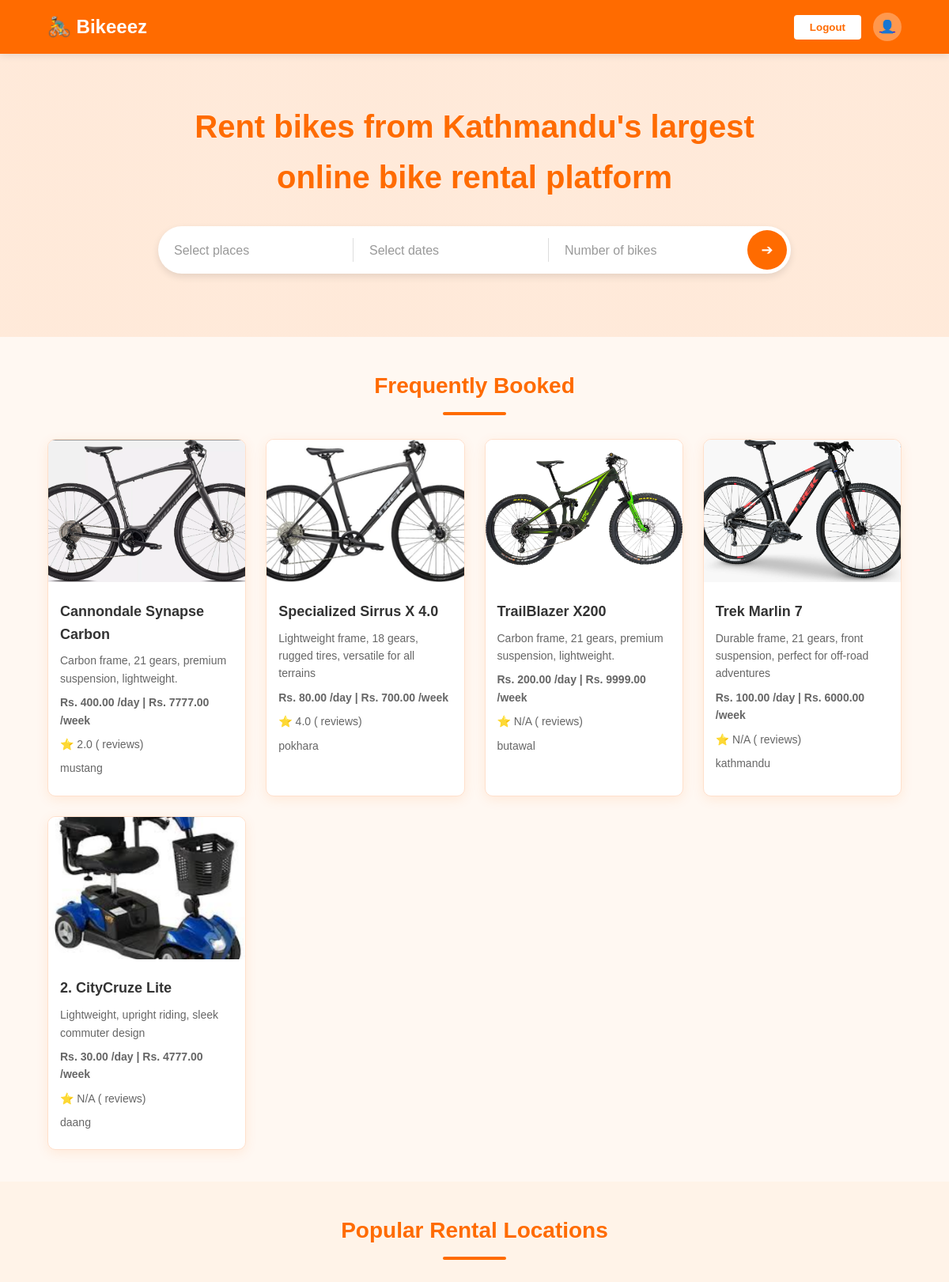
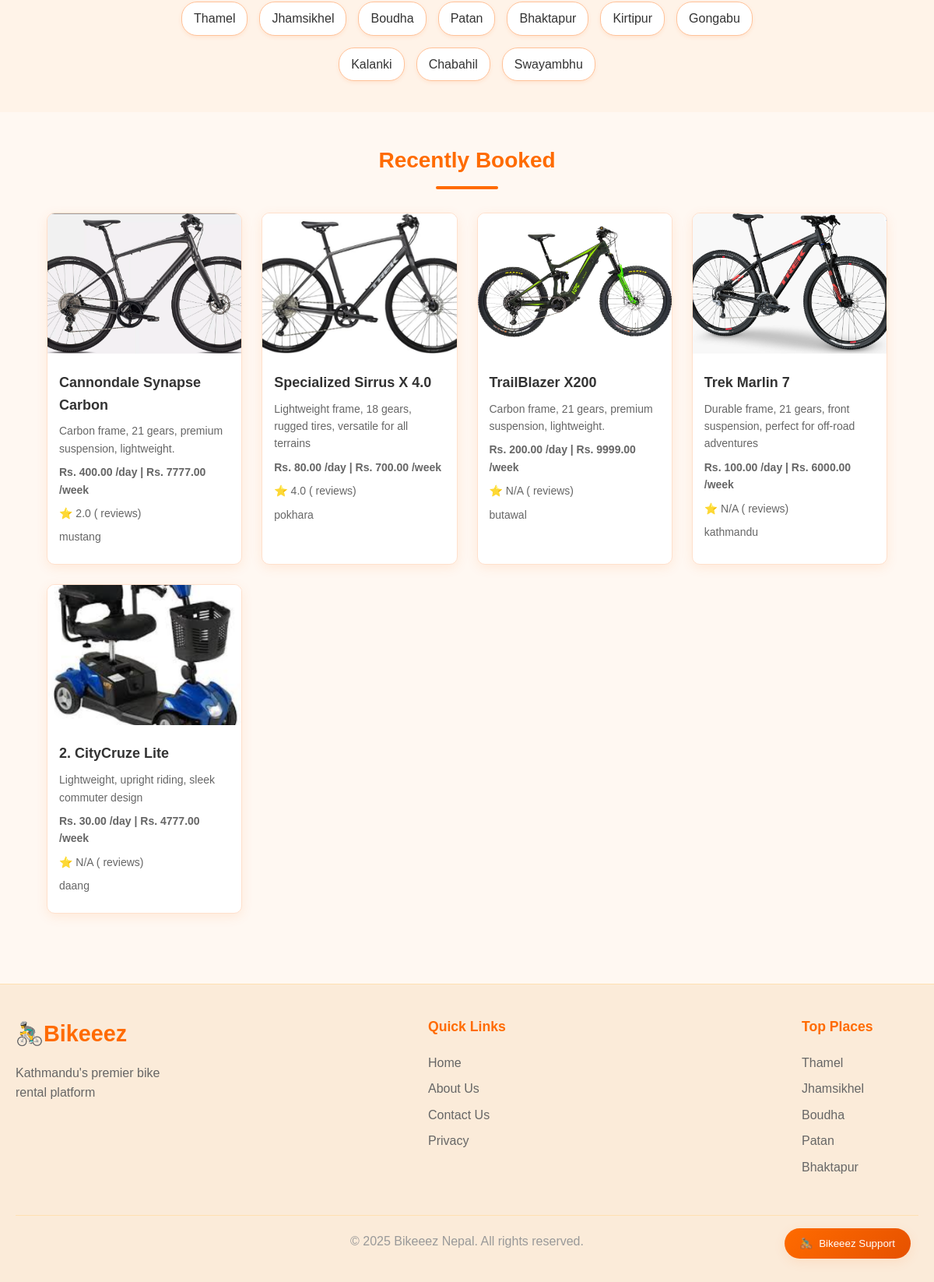
/home/ (signed in), run on an earlier commit of the app's database (2 pictures, top to bottom).
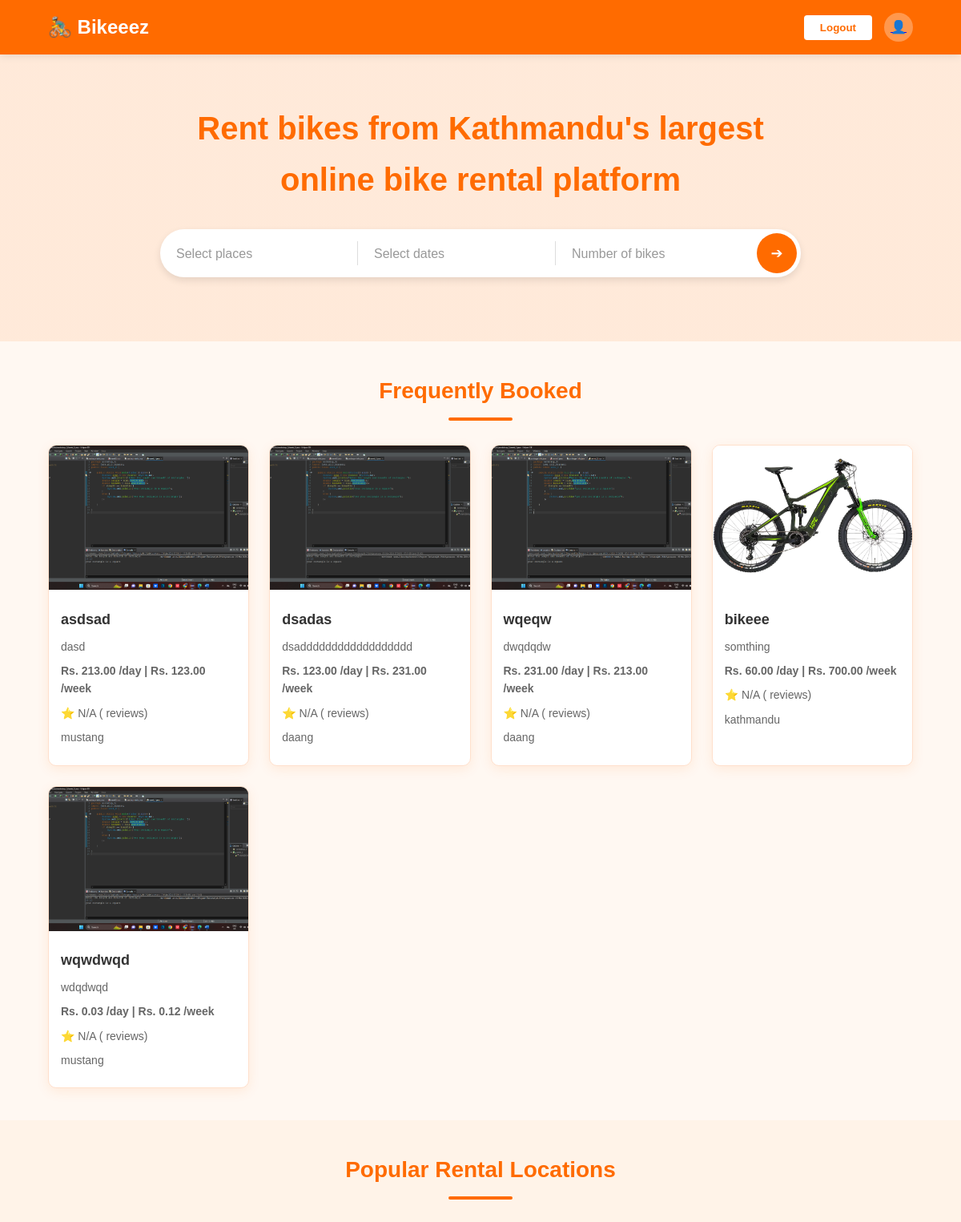
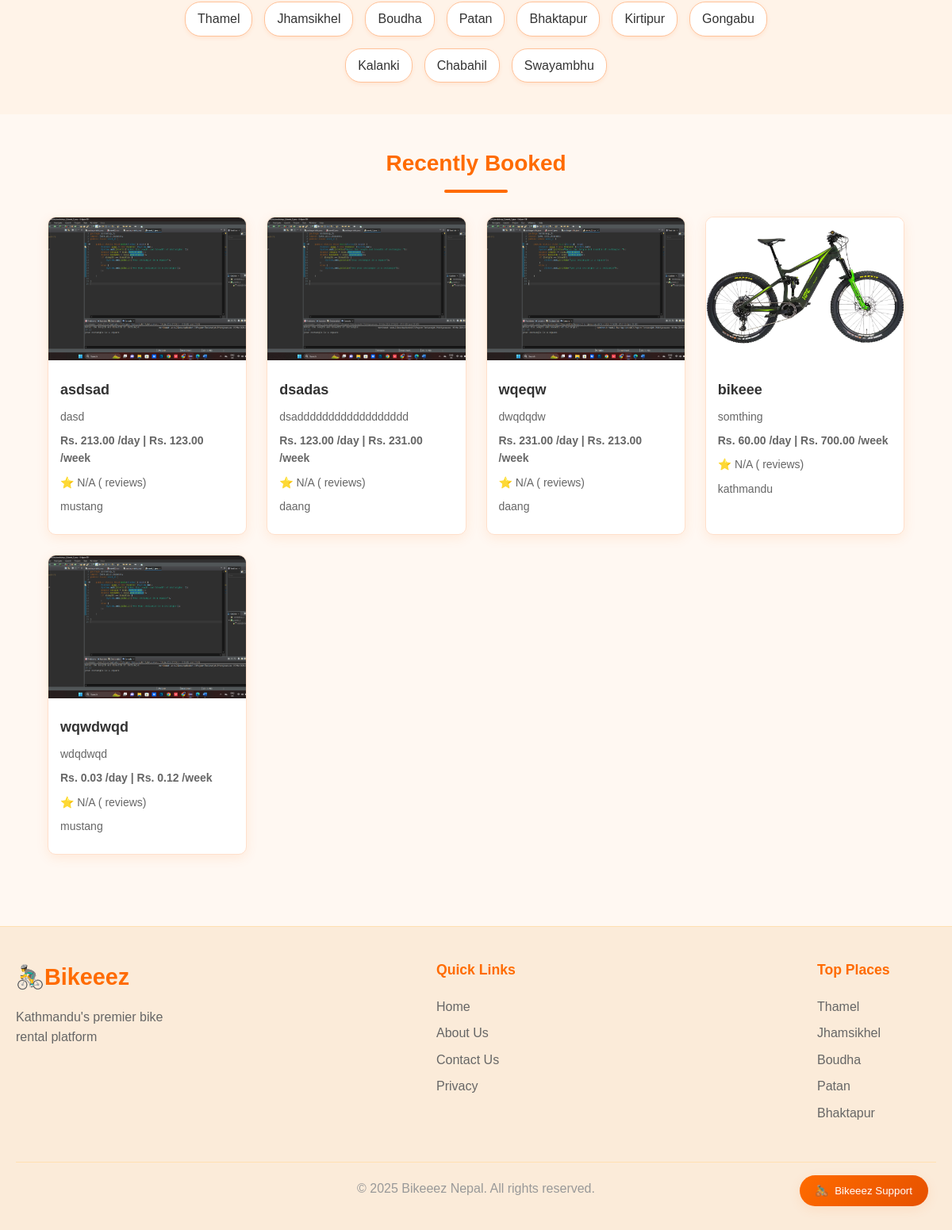
And on a later commit of the database (2 pictures, top to bottom).
### bikes/models.py (models this page shows, shortened)
class Bikes(models.Model):
    name = models.CharField(max_length = 100)
    description = models.TextField(blank = True)
    short_description = models.TextField(blank = True)
    category = models.CharField(max_length=50, choices=[
        ('mountain','Mountain'),
        ('city','City'),
        ('electric', 'Electric'),
        ('road','Road'),
        ('hybrid','Hybrid'),
    ])
    image = models.ImageField(upload_to = 'bike_image/', null=True, blank=True)
    daily_rate = models.DecimalField(max_digits=6, decimal_places=2)
    weekly_rate = models.DecimalField(max_digits=6, decimal_places=2)
    is_available = models.BooleanField(default = True)
    location = models.CharField(max_length=100, blank=True)
    rating = models.FloatField(default = 0)
    quantity = models.PositiveIntegerField(default=1)
    created_at = models.DateTimeField(auto_now_add=True)
    updated_at = models.DateTimeField(auto_now = True)
    def __str__(self):
        return self.name

### loginsignup/views.py (the view)
# urls.py: path('home/', include('bikes.urls')),
@login_required
def home(request):
    return bike_list(request)

### bike_rental/templates/home.html (shortened to what this page needs)
{% load static %}
<!DOCTYPE html>
<html lang="en">
<head>
  <link rel="stylesheet" href="https://cdn.jsdelivr.net/npm/flatpickr/dist/flatpickr.min.css" />
  <link rel="stylesheet" href="{% static 'css/style.css' %}" />
</head>
<body>
  <header class="header">
    <div class="logo">🚴‍♂️ <b>Bikeeez</b></div>
    <div class="language-currency">
      <div class="language-currency">
        <button type="button" class="loginBtn" data-url="{% url 'logout' %}" onclick="redirectToLogout()">
            Logout
        </button>
    </div>
      <a href="{% url 'profile' %}">
        <div class="user-icon">👤</div>
    </a>
    </div>
  </header>
  <section class="hero">
    <h1 style="color: #ff6b00; font-weight: bolder">
      Rent bikes from Kathmandu's largest online bike rental platform
    </h1>
    <div class="search-box">
      <div class="search-container">
        <div class="search-item">
          <input type="text" placeholder="Select places" />
        </div>
        <div class="search-item">
          <input type="text" id="dateRange" class="date-range-box" placeholder="Select dates" />
        </div>
        <div class="search-item">
          <input type="number" placeholder="Number of bikes" min="1" />
        </div>
        <button class="search-btn">➔</button>
      </div>
    </div>
  </section>
  <section class="frequently-booked">
    <h2>Frequently Booked</h2>
    <div class="card-container">
      <div class="card">
        {% if random_bikes|length > 0 %}
        <a href="{% url 'Booking' random_bikes.0.id %}"style="text-decoration: none; color: inherit;">
        <img src="{{ random_bikes.0.image.url }}" alt="{{ random_bikes.0.name }}" />
        <div class="card-content">
          <h3>{{ random_bikes.0.name }}</h3>
          <p>{{ random_bikes.0.short_description | default:"No description available." }}</p>
          <p class="price">
            Rs. {{ random_bikes.0.daily_rate }} /day | Rs. {{ random_bikes.0.weekly_rate }} /week
          </p>
          <p class="rating">
            ⭐ {{ random_bikes.0.rating | default:"N/A" }} ({{ random_bikes.0.reviews_count }} reviews)
          </p>
          <p class="location">
            {{ random_bikes.0.location | default:"Location not available" }}
          </p>
        </div>
        </a>
        {% else %}
        <p>No bike data available.</p>
        {% endif %}
      </div>
      <div class="card">
        {% if random_bikes|length > 1 %}
        <a href="{% url 'Booking' random_bikes.1.id %}"style="text-decoration: none; color: inherit;">
        <img src="{{ random_bikes.1.image.url }}" alt="{{ random_bikes.1.name }}" />
        <div class="card-content">
          <h3>{{ random_bikes.1.name }}</h3>
          <p>{{ random_bikes.1.short_description | default:"No description available." }}</p>
          <p class="price">
            Rs. {{ random_bikes.1.daily_rate }} /day | Rs. {{ random_bikes.1.weekly_rate }} /week
          </p>
          <p class="rating">
            ⭐ {{ random_bikes.1.rating | default:"N/A" }} ({{ random_bikes.1.reviews_count }} reviews)
          </p>
          <p class="location">
            {{ random_bikes.1.location | default:"Location not available" }}
          </p>
        </div>
        </a>
        {% else %}
        <p>No bike data available.</p>
        {% endif %}
      </div>
      <div class="card">
        {% if random_bikes|length > 2 %}
        <a href="{% url 'Booking' random_bikes.2.id %}"style="text-decoration: none; color: inherit;">
        <img src="{{ random_bikes.2.image.url }}" alt="{{ random_bikes.2.name }}" />
        <div class="card-content">
          <h3>{{ random_bikes.2.name }}</h3>
          <p>{{ random_bikes.2.short_description | default:"No description available." }}</p>
          <p class="price">
            Rs. {{ random_bikes.2.daily_rate }} /day | Rs. {{ random_bikes.2.weekly_rate }} /week
          </p>
          <p class="rating">
            ⭐ {{ random_bikes.2.rating | default:"N/A" }} ({{ random_bikes.2.reviews_count }} reviews)
          </p>
          <p class="location">
            {{ random_bikes.2.location | default:"Location not available" }}
          </p>
        </div>
        </a>
        {% else %}
        <p>No bike data available.</p>
        {% endif %}
      </div>
      <div class="card">
        {% if random_bikes|length > 3 %}
        <a href="{% url 'Booking' random_bikes.3.id %}"style="text-decoration: none; color: inherit;">
        <img src="{{ random_bikes.3.image.url }}" alt="{{ random_bikes.3.name }}" />
        <div class="card-content">
          <h3>{{ random_bikes.3.name }}</h3>
          <p>{{ random_bikes.3.short_description | default:"No description available." }}</p>
          <p class="price">
            Rs. {{ random_bikes.3.daily_rate }} /day | Rs. {{ random_bikes.3.weekly_rate }} /week
          </p>
          <p class="rating">
            ⭐ {{ random_bikes.3.rating | default:"N/A" }} ({{ random_bikes.3.reviews_count }} reviews)
          </p>
          <p class="location">
            {{ random_bikes.3.location | default:"Location not available" }}
          </p>
        </div>
        </a>
        {% else %}
        <p>No bike data available.</p>
        {% endif %}
      </div>
      <div class="card">
        {% if random_bikes|length > 4 %}
        <a href="{% url 'Booking' random_bikes.4.id %}"style="text-decoration: none; color: inherit;">
        <img src="{{ random_bikes.4.image.url }}" alt="{{ random_bikes.1.name }}" />
        <div class="card-content">
          <h3>{{ random_bikes.4.name }}</h3>
          <p>{{ random_bikes.4.short_description | default:"No description available." }}</p>
          <p class="price">
            Rs. {{ random_bikes.4.daily_rate }} /day | Rs. {{ random_bikes.4.weekly_rate }} /week
          </p>
          <p class="rating">
            ⭐ {{ random_bikes.4.rating | default:"N/A" }} ({{ random_bikes.4.reviews_count }} reviews)
          </p>
          <p class="location">
            {{ random_bikes.4.location | default:"Location not available" }}
          </p>
        </div>
        </a>
        {% else %}
        <p>No bike data available.</p>
        {% endif %}
      </div>
    </div>
  </section>
  <section class="popular-places">
    <h2>Popular Rental Locations</h2>
    <div class="places-container">
      <span>Thamel</span>
      <span>Jhamsikhel</span>
      <span>Boudha</span>
      <span>Patan</span>
      <span>Bhaktapur</span>
      <span>Kirtipur</span>
      <span>Gongabu</span>
      <span>Kalanki</span>
      <span>Chabahil</span>
      <span>Swayambhu</span>
    </div>
  </section>
  <section class="bikes-section">
    <h2>Recently Booked</h2>
    <div class="card-container">
      <div class="card">
        {% if random_bikes|length > 0 %}
        <a href="{% url 'Booking' random_bikes.0.id %}"style="text-decoration: none; color: inherit;">
          <img src="{{ random_bikes.0.image.url }}" alt="{{ random_bikes.0.name }}" />
          <div class="card-content">
            <h3>{{ random_bikes.0.name }}</h3>
            <p>{{ random_bikes.0.short_description | default:"No description available." }}</p>
            <p class="price">
              Rs. {{ random_bikes.0.daily_rate }} /day | Rs. {{ random_bikes.0.weekly_rate }} /week
            </p>
            <p class="rating">
              ⭐ {{ random_bikes.0.rating | default:"N/A" }} ({{ random_bikes.0.reviews_count }} reviews)
            </p>
            <p class="location">
              {{ random_bikes.0.location | default:"Location not available" }}
            </p>
          </div>
        </a>
        {% else %}
        <p>No bike data available.</p>
        {% endif %}
      </div>
      <div class="card">
        {% if random_bikes|length > 1 %}
        <a href="{% url 'Booking' random_bikes.1.id %}"style="text-decoration: none; color: inherit;">
          <img src="{{ random_bikes.1.image.url }}" alt="{{ random_bikes.1.name }}" />
          <div class="card-content">
            <h3>{{ random_bikes.1.name }}</h3>
            <p>{{ random_bikes.1.short_description | default:"No description available." }}</p>
            <p class="price">
              Rs. {{ random_bikes.1.daily_rate }} /day | Rs. {{ random_bikes.1.weekly_rate }} /week
            </p>
            <p class="rating">
              ⭐ {{ random_bikes.1.rating | default:"N/A" }} ({{ random_bikes.1.reviews_count }} reviews)
            </p>
            <p class="location">
              {{ random_bikes.1.location | default:"Location not available" }}
            </p>
          </div>
        </a>
        {% else %}
        <p>No bike data available.</p>
        {% endif %}
      </div>
      <div class="card">
        {% if random_bikes|length > 2 %}
        <a href="{% url 'Booking' random_bikes.2.id %}"style="text-decoration: none; color: inherit;">
        <img src="{{ random_bikes.2.image.url }}" alt="{{ random_bikes.2.name }}" />
        <div class="card-content">
          <h3>{{ random_bikes.2.name }}</h3>
          <p>{{ random_bikes.2.short_description | default:"No description available." }}</p>
          <p class="price">
            Rs. {{ random_bikes.2.daily_rate }} /day | Rs. {{ random_bikes.2.weekly_rate }} /week
          </p>
          <p class="rating">
            ⭐ {{ random_bikes.2.rating | default:"N/A" }} ({{ random_bikes.2.reviews_count }} reviews)
          </p>
          <p class="location">
            {{ random_bikes.2.location | default:"Location not available" }}
          </p>
        </div>
        </a>
        {% else %}
        <p>No bike data available.</p>
        {% endif %}
      </div>
      <div class="card">
        {% if random_bikes|length > 3 %}
        <a href="{% url 'Booking' random_bikes.3.id %}"style="text-decoration: none; color: inherit;">
        <img src="{{ random_bikes.3.image.url }}" alt="{{ random_bikes.3.name }}" />
        <div class="card-content">
          <h3>{{ random_bikes.3.name }}</h3>
          <p>{{ random_bikes.3.short_description | default:"No description available." }}</p>
          <p class="price">
            Rs. {{ random_bikes.3.daily_rate }} /day | Rs. {{ random_bikes.3.weekly_rate }} /week
          </p>
          <p class="rating">
            ⭐ {{ random_bikes.3.rating | default:"N/A" }} ({{ random_bikes.3.reviews_count }} reviews)
          </p>
          <p class="location">
            {{ random_bikes.3.location | default:"Location not available" }}
          </p>
        </div>
        </a>
        {% else %}
        <p>No bike data available.</p>
        {% endif %}
      </div>
      <div class="card">
        {% if random_bikes|length > 4 %}
        <a href="{% url 'Booking' random_bikes.4.id %}"style="text-decoration: none; color: inherit;">
        <img src="{{ random_bikes.4.image.url }}" alt="{{ random_bikes.1.name }}" />
        <div class="card-content">
          <h3>{{ random_bikes.4.name }}</h3>
          <p>{{ random_bikes.4.short_description | default:"No description available." }}</p>
          <p class="price">
            Rs. {{ random_bikes.4.daily_rate }} /day | Rs. {{ random_bikes.4.weekly_rate }} /week
          </p>
          <p class="rating">
            ⭐ {{ random_bikes.4.rating | default:"N/A" }} ({{ random_bikes.4.reviews_count }} reviews)
          </p>
          <p class="location">
            {{ random_bikes.4.location | default:"Location not available" }}
          </p>
        </div>
        </a>
        {% else %}
        <p>No bike data available.</p>
        {% endif %}
      </div>
    </div>
  </section>
  <button class="chat-button" onclick="toggleChat()">
    <span style="margin-right: 8px">🚴‍♂️</span> Bikeeez Support
  </button>
  <footer class="footer" style="width: 100%">
    <div class="footer-container">
      <div class="footer-logo">
        <div class="logo">🚴‍♂️ <b>Bikeeez</b></div>
        <p>Kathmandu's premier bike rental platform</p>
      </div>
      <div class="footer-links">
        <h3>Quick Links</h3>
        <ul>
          <li><a href="home.html">Home</a></li>
          <li><a href="aboutus.html">About Us</a></li>
          <li><a href="contactus.html">Contact Us</a></li>
          <li><a href="/privacy">Privacy</a></li>
        </ul>
      </div>
      <div class="footer-links">
        <h3>Top Places</h3>
        <ul>
          <li><a href="#">Thamel</a></li>
          <li><a href="#">Jhamsikhel</a></li>
          <li><a href="#">Boudha</a></li>
          <li><a href="#">Patan</a></li>
          <li><a href="#">Bhaktapur</a></li>
        </ul>
      </div>
    </div>
    <div class="footer-bottom">
      <p>© 2025 Bikeeez Nepal. All rights reserved.</p>
    </div>
  </footer>
</body>
</html>

What changed in the data, as far as the page shows it:
removed Bikes: image (picture), name "Cannondale Synapse Carbon", short_description "Carbon frame, 21 gears, premium suspension, lightweight.", daily_rate "400.00", weekly_rate "7777.00", rating "2.0", location "mustang"
removed Bikes: image (picture), name "Specialized Sirrus X 4.0", short_description "Lightweight frame, 18 gears, rugged tires, versatile for all terrains", daily_rate "80.00", weekly_rate "700.00", rating "4.0", location "pokhara"
removed Bikes: image (picture), name "TrailBlazer X200", short_description "Carbon frame, 21 gears, premium suspension, lightweight.", daily_rate "200.00", weekly_rate "9999.00", rating "N/A", location "butawal"
removed Bikes: image (picture), name "Trek Marlin 7", short_description "Durable frame, 21 gears, front suspension, perfect for off-road adventures", daily_rate "100.00", weekly_rate "6000.00", rating "N/A", location "kathmandu"
removed Bikes: image (picture), name "2. CityCruze Lite", short_description "Lightweight, upright riding, sleek commuter design", daily_rate "30.00", weekly_rate "4777.00", rating "N/A", location "daang"
added Bikes: image (picture), name "asdsad", short_description "dasd", daily_rate "213.00", weekly_rate "123.00", rating "N/A", location "mustang"
added Bikes: image (picture), name "dsadas", short_description "dsadddddddddddddddddd", daily_rate "123.00", weekly_rate "231.00", rating "N/A", location "daang"
added Bikes: image (picture), name "wqeqw", short_description "dwqdqdw", daily_rate "231.00", weekly_rate "213.00", rating "N/A", location "daang"
added Bikes: image (picture), name "bikeee", short_description "somthing", daily_rate "60.00", weekly_rate "700.00", rating "N/A", location "kathmandu"
added Bikes: image (picture), name "wqwdwqd", short_description "wdqdwqd", daily_rate "0.03", weekly_rate "0.12", rating "N/A", location "mustang"
